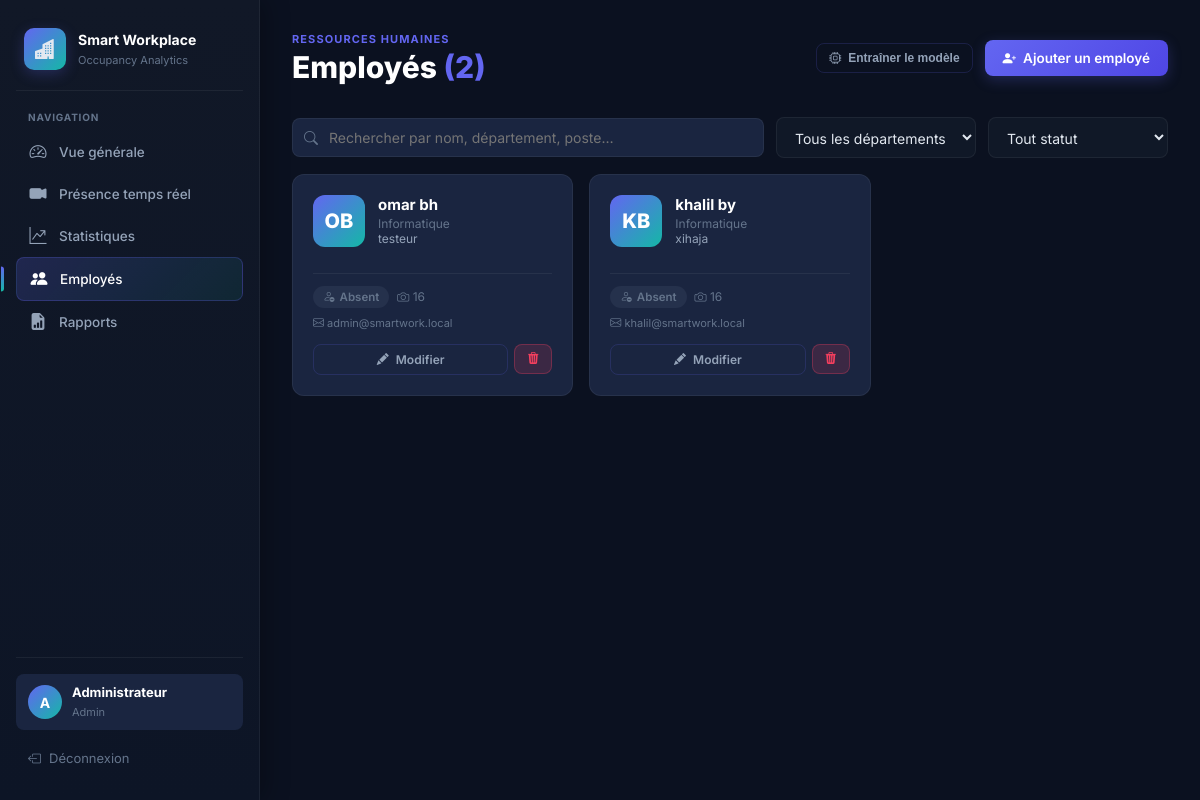
Page /employees (signed in) on the committed database.
### tables this page shows
CREATE TABLE employees (
                id         INTEGER PRIMARY KEY AUTOINCREMENT,
                first_name TEXT NOT NULL,
                last_name  TEXT NOT NULL,
                department TEXT NOT NULL,
                position   TEXT NOT NULL,
                email      TEXT UNIQUE NOT NULL,
                photo_path TEXT,
                created_at TEXT NOT NULL,
                updated_at TEXT NOT NULL
            );

CREATE TABLE attendance_events (
                id          INTEGER PRIMARY KEY AUTOINCREMENT,
                employee_id INTEGER NOT NULL,
                event_type  TEXT    NOT NULL CHECK(event_type IN ('entry','exit')),
                event_time  TEXT    NOT NULL,
                confidence  REAL    DEFAULT 0,
                source      TEXT    NOT NULL DEFAULT 'webcam',
                FOREIGN KEY(employee_id) REFERENCES employees(id) ON DELETE CASCADE
            );

### app.py (the view)
@app.route("/employees")
@login_required
def employees():
    with get_db() as db:
        rows = db.execute("SELECT * FROM employees ORDER BY last_name,first_name").fetchall()
        result = []
        for emp in rows:
            last_evt = db.execute(
                "SELECT event_type FROM attendance_events WHERE employee_id=? ORDER BY event_time DESC LIMIT 1",
                (emp["id"],)
            ).fetchone()
            photo_count = db.execute(
                "SELECT COUNT(*) c FROM employee_photos WHERE employee_id=?", (emp["id"],)
            ).fetchone()["c"]
            result.append({
                "id": emp["id"], "first_name": emp["first_name"], "last_name": emp["last_name"],
                "department": emp["department"], "position": emp["position"],
                "email": emp["email"], "photo_path": emp["photo_path"],
                "status": last_evt["event_type"] if last_evt else "absent",
                "duration": compute_duration(emp["id"]),
                "photo_count": photo_count,
                "created_at": emp["created_at"],
            })
    return render_template("employees.html", employees=result, model_trained=_model_trained)

### app.py (called while the page is built)
def get_db():
    conn = sqlite3.connect(DB_PATH)
    conn.row_factory = sqlite3.Row
    conn.execute("PRAGMA foreign_keys = ON")
    return conn

def login_required(fn):
    @wraps(fn)
    def _w(*a, **kw):
        if not session.get("user_id"):
            return redirect(url_for("login"))
        return fn(*a, **kw)
    return _w

### templates/employees.html (shortened to what this page needs)
{% extends "base.html" %}
{% block content %}
<div class="topbar">
  <div class="topbar-left">
    <div class="eyebrow">Ressources humaines</div>
    <h1>Employés <span style="color:var(--indigo)">({{ employees|length }})</span></h1>
  </div>
  <div class="topbar-right">
    {% if not model_trained and employees %}
    <form action="{{ url_for('api_retrain') }}" method="post">
      <button class="btn btn-outline btn-sm"><i class="bi bi-cpu"></i> Entraîner le modèle</button>
    </form>
    {% endif %}
    <a href="{{ url_for('employee_new') }}" class="btn btn-primary">
      <i class="bi bi-person-plus-fill"></i> Ajouter un employé
    </a>
  </div>
</div>
<div class="search-bar mb-4">
  <div class="search-input-wrap">
    <i class="bi bi-search"></i>
    <input type="text" class="search-input" id="emp-search" placeholder="Rechercher par nom, département, poste…">
  </div>
  <select class="form-control" id="dept-filter" style="max-width:200px;">
    <option value="">Tous les départements</option>
    {% set depts = employees | map(attribute='department') | unique | list %}
  </select>
  <select class="form-control" id="status-filter" style="max-width:180px;">
    <option value="">Tout statut</option>
  </select>
</div>
{% if employees %}
<div class="emp-grid" id="emp-grid">
  {% for emp in employees %}
  <div class="emp-card"
       data-name="{{ emp.first_name }} {{ emp.last_name }}"
       data-dept="{{ emp.department }}"
       data-pos="{{ emp.position }}"
       data-status="{{ emp.status }}">
    <div class="emp-card-header">
      {% if emp.photo_path %}
        <img src="{{ url_for('static', filename=emp.photo_path) }}"
             alt="{{ emp.first_name }}" class="emp-avatar">
      {% else %}
        <div class="emp-avatar-placeholder">{{ emp.first_name[0]|upper }}{{ emp.last_name[0]|upper }}</div>
      {% endif %}
      <div style="flex:1;min-width:0;">
        <div class="emp-name truncate">{{ emp.first_name }} {{ emp.last_name }}</div>
        <div class="emp-dept">{{ emp.department }}</div>
        <div class="emp-pos text-sm">{{ emp.position }}</div>
      </div>
    </div>
    <div class="emp-meta">
      <span class="badge {% if emp.status == 'entry' %}badge-entry{% else %}badge-absent{% endif %}">
        <i class="bi {% if emp.status == 'entry' %}bi-person-check{% else %}bi-person-dash{% endif %}"></i>
        {% if emp.status == 'entry' %}Présent{% else %}Absent{% endif %}
      </span>
      {% if emp.photo_count > 0 %}
      <span class="text-muted text-sm" title="{{ emp.photo_count }} photo(s) de référence">
        <i class="bi bi-camera"></i> {{ emp.photo_count }}
      </span>
      {% else %}
      <span style="font-size:11px;color:var(--amber);" title="Aucune photo — reconnaissance impossible">
        <i class="bi bi-exclamation-triangle"></i> Sans photo
      </span>
      {% endif %}
    </div>
    <div style="font-size:11px;color:var(--text-muted);margin-top:8px;">
      <i class="bi bi-envelope"></i> {{ emp.email }}
    </div>
    <div class="emp-actions">
      <a href="{{ url_for('employee_edit', eid=emp.id) }}" class="btn btn-outline btn-sm" style="flex:1;justify-content:center;">
        <i class="bi bi-pencil-fill"></i> Modifier
      </a>
      <form action="{{ url_for('employee_delete', eid=emp.id) }}" method="post"
            onsubmit="return confirm('Supprimer {{ emp.first_name }} {{ emp.last_name }} ?');">
        <button type="submit" class="btn btn-danger btn-sm">
          <i class="bi bi-trash3-fill"></i>
        </button>
      </form>
    </div>
  </div>
  {% endfor %}
</div>
{% endif %}
{% endblock %}

### static/css/style.css (style rules this page uses)
:root { --bg: #0b1120; --bg2: #101827; --panel: #1a2540; --panel2: #1e2d45; --border: rgba(99,102,241,.18); --border2: rgba(255,255,255,.06); --indigo: #6366f1; --indigo-dark: #4f46e5; --indigo-glow: rgba(99,102,241,.25); --teal: #14b8a6; --teal-glow: rgba(20,184,166,.2); --emerald: #10b981; --amber: #f59e0b; --rose: #f43f5e; --blue: #3b82f6; --text: #e2e8f0; --text-muted: #64748b; --text-dim: #94a3b8; --radius: 12px; --radius-sm: 8px; --sidebar-w: 260px; --shadow: 0 8px 32px rgba(0,0,0,.4); --shadow-lg: 0 20px 60px rgba(0,0,0,.5); }
*, *::before, *::after { box-sizing: border-box; margin: 0; padding: 0; }
html { scroll-behavior: smooth; }
body { font-family: 'Inter', system-ui, sans-serif; background: var(--bg); color: var(--text); min-height: 100vh; -webkit-font-smoothing: antialiased; overflow-x: hidden; }
a { color: inherit; text-decoration: none; }
.topbar { display: flex; justify-content: space-between; align-items: center; margin-bottom: 32px; }
.topbar-left .eyebrow { font-size: 11px; font-weight: 700; text-transform: uppercase; letter-spacing: .1em; color: var(--indigo); margin-bottom: 4px; }
.topbar-left h1 { font-size: clamp(22px, 3vw, 30px); font-weight: 800; color: #fff; line-height: 1.15; }
.topbar-right { display: flex; align-items: center; gap: 12px; }
.btn { display: inline-flex; align-items: center; gap: 7px; padding: 10px 18px; border-radius: var(--radius-sm); font-size: 13.5px; font-weight: 600; border: none; cursor: pointer; transition: all .18s ease; white-space: nowrap; text-decoration: none; }
.btn-primary { background: linear-gradient(135deg, var(--indigo), var(--indigo-dark)); color: #fff; box-shadow: 0 4px 14px var(--indigo-glow); }
.btn-outline { background: transparent; border: 1px solid var(--border); color: var(--text-dim); }
.btn-danger { background: rgba(244,63,94,.15); color: var(--rose); border: 1px solid rgba(244,63,94,.3); }
.btn-sm { padding: 7px 12px; font-size: 12px; }
.badge { display: inline-flex; align-items: center; gap: 5px; padding: 4px 10px; border-radius: 999px; font-size: 11.5px; font-weight: 600; }
.badge-absent { background: rgba(100,116,139,.15); color: var(--text-muted); }
.emp-grid { display: grid; grid-template-columns: repeat(auto-fill, minmax(260px, 1fr)); gap: 16px; }
.emp-card { background: var(--panel); border: 1px solid var(--border2); border-radius: var(--radius); padding: 20px; transition: transform .2s, box-shadow .2s, border-color .2s; display: flex; flex-direction: column; }
.emp-card-header { display: flex; align-items: flex-start; gap: 13px; margin-bottom: 14px; }
.emp-avatar-placeholder { width: 52px; height: 52px; border-radius: 12px; background: linear-gradient(135deg, var(--indigo), var(--teal)); display: grid; place-items: center; font-size: 20px; font-weight: 800; color: #fff; flex-shrink: 0; }
.emp-name { font-size: 15px; font-weight: 700; color: #fff; }
.emp-dept { font-size: 12px; color: var(--text-muted); margin-top: 2px; }
.emp-pos { font-size: 12px; color: var(--text-dim); }
.emp-meta { display: flex; align-items: center; gap: 8px; margin-top: 12px; padding-top: 12px; border-top: 1px solid var(--border2); flex-wrap: wrap; }
.emp-actions { display: flex; gap: 6px; margin-top: auto; padding-top: 14px; }
.form-control { background: var(--bg2); border: 1px solid var(--border2); border-radius: var(--radius-sm); color: var(--text); padding: 10px 14px; font-size: 14px; font-family: inherit; transition: border-color .18s, box-shadow .18s; width: 100%; }
.form-control::placeholder { color: var(--text-muted); }
select.form-control { cursor: pointer; }
.search-bar { display: flex; align-items: center; gap: 12px; margin-bottom: 20px; flex-wrap: wrap; }
.search-input-wrap { position: relative; flex: 1; min-width: 200px; }
.search-input-wrap i { position: absolute; left: 12px; top: 50%; transform: translateY(-50%); color: var(--text-muted); font-size: 14px; }
.search-input { width: 100%; padding: 10px 14px 10px 36px; background: var(--panel); border: 1px solid var(--border2); border-radius: var(--radius-sm); color: var(--text); font-size: 14px; font-family: inherit; }
.mb-4 { margin-bottom: 16px; }
.text-muted { color: var(--text-muted); }
.text-sm { font-size: 12px; }
.truncate { white-space: nowrap; overflow: hidden; text-overflow: ellipsis; }

### rows in the picture
employees: first_name "O", last_name "B", first_name "omar", last_name "bh", department "Informatique", position "testeur", email "admin@smartwork.local"
employees: first_name "K", last_name "B", first_name "khalil", last_name "by", department "Informatique", position "xihaja", email "khalil@smartwork.local"

### other values in the picture
{{ session.name[0]|upper }} "A"
{{ session.name }} "Administrateur"
{{ session.role|capitalize }} "Admin"
{{ employees|length }} "2"
{{ emp.photo_count }} "16" "16"
